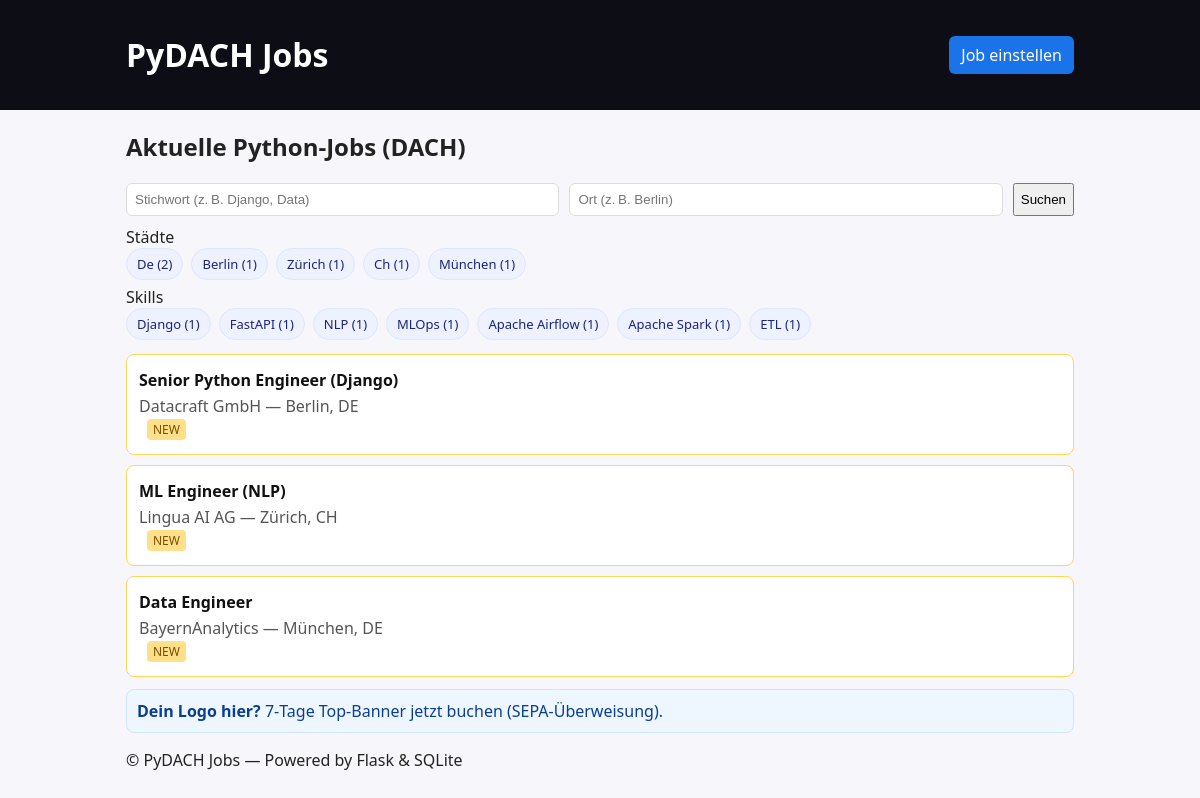
The page / on the database its author committed.
### tables this page shows
CREATE TABLE jobs (
            id INTEGER PRIMARY KEY AUTOINCREMENT,
            title TEXT NOT NULL,
            company TEXT NOT NULL,
            location TEXT,
            email TEXT,
            logo_url TEXT,
            description TEXT NOT NULL,
            created_at TIMESTAMP DEFAULT CURRENT_TIMESTAMP,
            is_featured INTEGER DEFAULT 0,
            grace_expires_at TIMESTAMP,
            status TEXT DEFAULT 'published'
        );

### app/app.py (the view)
@app.get("/")
def index():
    q = request.args.get("q", "").strip().lower()
    loc = request.args.get("loc", "").strip().lower()
    jobs = collect_jobs()
    def match(j):
        ok = True
        if q:
            ok = q in j["title"].lower() or q in j["company"].lower() or q in (j["description"] or "").lower()
        if ok and loc:
            ok = loc in (j.get("location","") or "").lower()
        return ok
    jobs = [j for j in jobs if match(j)]
    jobs.sort(key=lambda j: (not featured_or_grace(j), j["created_at"]), reverse=False)
    city_counts = {}
    for j in jobs:
        for ls in location_variants(j.get("location","")):
            if ls:
                city_counts[ls] = city_counts.get(ls, 0) + 1
    city_name = {}
    for j in jobs:
        loc = j.get("location") or ""
        for part in re.split(r"[,\-/|–—]+", loc):
            s = slugify(part)
            if s and s not in city_name:
                city_name[s] = part.strip().title()
    top_cities = sorted([(s, city_name.get(s, s.title()), c) for s,c in city_counts.items()], key=lambda x: x[2], reverse=True)[:12]
    skill_counts = {}
    for j in jobs:
        txt = f"{j['title']} {j.get('description','')}"
        for s in job_skills(txt):
            skill_counts[s] = skill_counts.get(s, 0) + 1
    top_skills = sorted([(s, SKILL_LABEL.get(s, s.title()), c) for s,c in skill_counts.items()], key=lambda x: x[2], reverse=True)[:12]
    return render_template("index.html",
                           jobs=jobs,
                           top_cities=top_cities,
                           top_skills=top_skills,
                           meta_title=f"{SITE_NAME} — Python‑Jobs im DACH‑Raum",
                           meta_desc="Spezialisiertes Jobboard für Python in DE/AT/CH. Schnelles Posting, Zahlung per SEPA‑Überweisung (EPC‑QR).")

### app/app.py (called while the page is built)
def now():
    return datetime.utcnow()

def active_sponsor():
    with db() as conn:
        cur = conn.cursor()
        cur.execute("""
            SELECT * FROM sponsors
            WHERE status='paid'
              AND (starts_at IS NULL OR datetime(starts_at) <= datetime('now'))
              AND (ends_at IS NULL OR datetime(ends_at) >= datetime('now'))
            ORDER BY created_at DESC LIMIT 1
        """)
        return cur.fetchone()

@app.context_processor
def inject_globals():
    return dict(SITE_NAME=SITE_NAME, price_eur=PRICE_EUR, current_sponsor=active_sponsor())

@app.before_request
def housekeeping():
    with db() as conn:
        cur = conn.cursor()
        cur.execute("""
            UPDATE jobs
            SET grace_expires_at = NULL
            WHERE grace_expires_at IS NOT NULL
              AND datetime(grace_expires_at) <= datetime('now')
        """)
        cur.execute(f"""
            UPDATE jobs
            SET is_featured = 0
            WHERE is_featured = 1
              AND NOT EXISTS (
                SELECT 1 FROM orders o
                WHERE o.job_id = jobs.id
                  AND o.status = 'paid'
                  AND o.paid_at > datetime('now', '-{FEATURE_DAYS} days')
              )
        """)

def slugify(s: str) -> str:
    s = s or ""
    s = unicodedata.normalize('NFKD', s).encode('ascii', 'ignore').decode('ascii')
    s = re.sub(r'[^a-zA-Z0-9]+', '-', s).strip('-').lower()
    return s

def collect_jobs():
    with db() as conn:
        cur = conn.cursor()
        cur.execute("SELECT * FROM jobs WHERE status='published' ORDER BY created_at DESC")
        return cur.fetchall()

def location_variants(loc: str):
    if not loc:
        return []
    parts = re.split(r"[,\-/|–—]+", loc)
    return [slugify(p.strip()) for p in parts if p.strip()]

def job_skills(text: str):
    text = (text or "").lower()
    hits = set()
    for slug, alts in SKILLS.items():
        if any(a in text for a in alts):
            hits.add(slug)
    return hits

def featured_or_grace(job) -> bool:
    gf = False
    grace = job.get("grace_expires_at")
    if grace:
        try:
            gf = now() < datetime.fromisoformat(grace)
        except Exception:
            pass
    return job.get("is_featured", 0) == 1 or gf

### app/db.py (called while the page is built)
def dict_factory(cursor, row):
    d = {}
    for idx, col in enumerate(cursor.description):
        d[col[0]] = row[idx]
    return d

### app/templates/index.html
{% extends "base.html" %}
{% block content %}
<h2>Aktuelle Python‑Jobs (DACH)</h2>
<form class="filters" method="get">
  <input type="text" name="q" placeholder="Stichwort (z. B. Django, Data)" value="{{ request.args.get('q','') }}"/>
  <input type="text" name="loc" placeholder="Ort (z. B. Berlin)" value="{{ request.args.get('loc','') }}"/>
  <button type="submit">Suchen</button>
</form>
<div class="topics">
  {% if top_cities %}
  <div class="topic">
    <div class="label">Städte</div>
    <div class="chips">
      {% for slug, name, count in top_cities %}
        <a class="chip" href="{{ url_for('city_page', city_slug=slug) }}">{{ name }} ({{ count }})</a>
      {% endfor %}
    </div>
  </div>
  {% endif %}
  {% if top_skills %}
  <div class="topic">
    <div class="label">Skills</div>
    <div class="chips">
      {% for slug, name, count in top_skills %}
        <a class="chip" href="{{ url_for('skill_page', skill_slug=slug) }}">{{ name }} ({{ count }})</a>
      {% endfor %}
    </div>
  </div>
  {% endif %}
</div>
<ul class="jobs">
  {% for j in jobs %}
    <li class="job {% if j.is_featured or j.grace_expires_at %}featured{% endif %}">
      <div class="meta">
        <div class="title"><a href="{{ url_for('job_detail', job_id=j.id) }}">{{ j.title }}</a></div>
        <div class="sub">{{ j.company }} — {{ j.location or "Remote/DACH" }}</div>
        {% if j.is_featured %}<span class="badge">FEATURED</span>{% elif j.grace_expires_at %}<span class="badge">NEW</span>{% endif %}
      </div>
    </li>
  {% else %}
    <li>Keine Jobs gefunden.</li>
  {% endfor %}
</ul>
{% endblock %}

### app/templates/base.html (shortened to what this page needs)
<!doctype html>
<html lang="de">
<head>
  <link rel="stylesheet" href="{{ url_for('static', filename='style.css') }}">
</head>
<body>
<header>
  <div class="container">
    <h1><a href="/">{{ SITE_NAME }}</a></h1>
    <nav>
      <a class="btn" href="{{ url_for('post_job') }}">Job einstellen</a>
    </nav>
  </div>
</header>
<main class="container">
  {% block content %}{% endblock %}
    {% if current_sponsor %}
    <div class="sponsor">
      <a href="{{ current_sponsor.website or '#' }}" rel="nofollow sponsored">
        <strong>Sponsor:</strong> {{ current_sponsor.banner_text|e }} — {{ current_sponsor.company|e }}
      </a>
    </div>
  {% else %}
    <div class="sponsor cta">
      <a href="{{ url_for('sponsor_new') }}"><strong>Dein Logo hier?</strong> 7‑Tage Top‑Banner jetzt buchen (SEPA‑Überweisung).</a>
    </div>
  {% endif %}
</main>
<footer>
  <div class="container">
    <p>&copy; {{ SITE_NAME }} — Powered by Flask &amp; SQLite</p>
  </div>
</footer>
</body>
</html>

### app/static/style.css (style rules this page uses)
* { box-sizing:border-box }
body { font-family:system-ui,-apple-system,Segoe UI,Roboto,Ubuntu,Arial,sans-serif;margin:0;background:#f7f7fb;color:#222 }
header { background:#0d0d16;color:#fff;padding:12px 0 }
header .container { display:flex;align-items:center;justify-content:space-between }
h1 a { color:#fff;text-decoration:none }
.container { max-width:980px;margin:0 auto;padding:0 16px }
.btn { background:#1a73e8;color:#fff;padding:8px 12px;border-radius:6px;text-decoration:none;border:0;cursor:pointer }
main { padding:20px 0 }
ul.jobs { list-style:none;padding:0;margin:0 }
.job { background:#fff;border:1px solid #e8e8ef;border-radius:8px;padding:14px 12px;margin:10px 0;display:flex;align-items:center;justify-content:space-between }
.job .title a { font-weight:600;color:#111;text-decoration:none }
.job .sub { color:#555;margin-top:4px }
.badge { display:inline-block;background:#ffe08a;color:#7a4d00;border-radius:4px;padding:2px 6px;font-size:12px;margin-left:8px }
.featured { border-color:#ffd659 }
.filters { display:flex;gap:10px;margin:10px 0 }
.filters input { flex:1;padding:8px;border:1px solid #ddd;border-radius:6px }
.topics { margin:8px 0 14px 0 }
.topic { margin:6px 0 }
.chips { display:flex;gap:8px;flex-wrap:wrap }
.chip { display:inline-block;padding:6px 10px;border-radius:999px;background:#eef2ff;color:#1a237e;text-decoration:none;border:1px solid #dfe6ff;font-size:13px }
.sponsor { background:#fff8e1;border:1px solid #ffe8a3;border-radius:8px;padding:10px;margin:12px 0 }
.sponsor a { color:#7a4d00;text-decoration:none }
.sponsor.cta { background:#eef7ff;border-color:#cfe6ff }
.sponsor.cta a { color:#0b3d91 }

### rows shown on the page
jobs: title "Senior Python Engineer (Django)", company "Datacraft GmbH", location "Berlin, DE", is_featured "NEW"
jobs: title "ML Engineer (NLP)", company "Lingua AI AG", location "Zürich, CH", is_featured "NEW"
jobs: title "Data Engineer", company "BayernAnalytics", location "München, DE", is_featured "NEW"

### other values the page prints
{{ SITE_NAME }} "PyDACH Jobs"
{{ name }} "De" "Berlin" "Zürich" "Ch" "München"
{{ count }} "2" "1" "1" "1" "1"
{{ name }} "Django" "FastAPI" "NLP" "MLOps" "Apache Airflow" "Apache Spark" "ETL"
{{ count }} "1" "1" "1" "1" "1" "1" "1"
